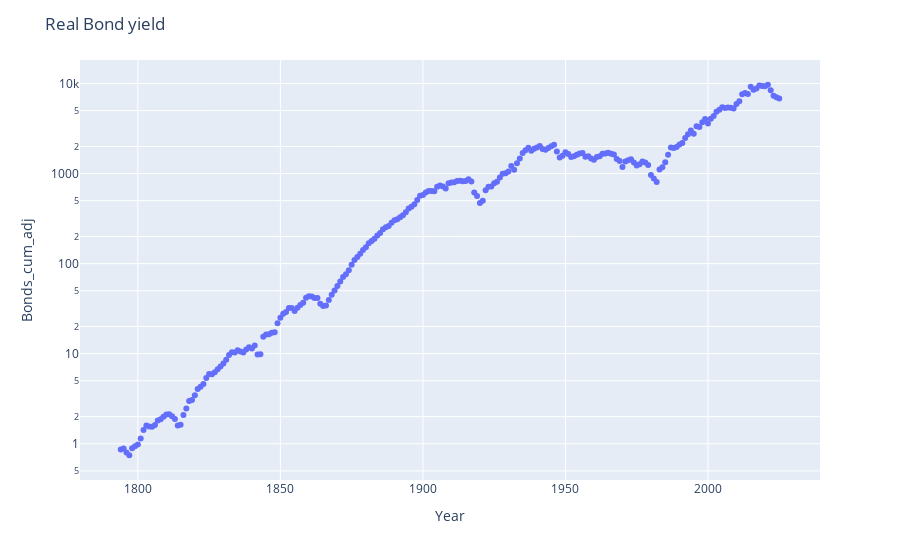

Notebook cell for this chart:
### Code cell
fig = px.scatter(df, x=df.index, y='Bonds_cum_adj', log_y=True)
fig.update_layout(title="Real Bond yield")

### Figure 1 — Plotly figure (JSON) as saved in the notebook; plotly's stock layout.template omitted (floating-point values rounded to 4 significant figures; data arrays with more than 128 entries replaced by an {"elided": "..."} marker saying what was removed)
{"data": [{"hovertemplate": "Year=%{x}<br>Bonds_cum_adj=%{y}<extra></extra>", "legendgroup": "", "marker": {"color": "#636efa", "symbol": "circle"}, "mode": "markers", "name": "", "orientation": "v", "showlegend": false, "type": "scatter", "x": {"elided": "232 str values"}, "xaxis": "x", "y": {"elided": "232 float values"}, "yaxis": "y"}], "layout": {"autosize": true, "legend": {"tracegroupgap": 0}, "margin": {"t": 60}, "title": {"text": "Real Bond yield"}, "xaxis": {"anchor": "y", "autorange": true, "domain": [0, 1], "range": ["1779-09-01 15:08:21.7774", "2039-05-03 08:51:38.2226"], "title": {"text": "Year"}, "type": "date"}, "yaxis": {"anchor": "x", "autorange": true, "domain": [0, 1], "range": [-0.446, 4.305], "title": {"text": "Bonds_cum_adj"}, "type": "log"}}}
